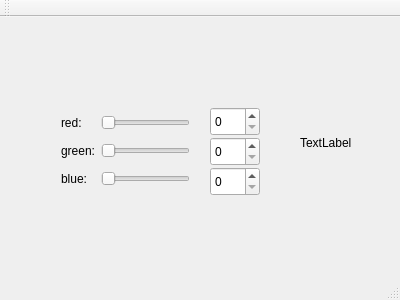
<?xml version="1.0" encoding="UTF-8"?>
<ui version="4.0">
 <class>MainWindow</class>
 <widget class="QMainWindow" name="MainWindow">
  <property name="geometry">
   <rect>
    <x>0</x>
    <y>0</y>
    <width>400</width>
    <height>300</height>
   </rect>
  </property>
  <property name="windowTitle">
   <string>MainWindow</string>
  </property>
  <widget class="QWidget" name="centralWidget">
   <widget class="QWidget" name="gridLayoutWidget">
    <property name="geometry">
     <rect>
      <x>50</x>
      <y>80</y>
      <width>151</width>
      <height>109</height>
     </rect>
    </property>
    <layout class="QGridLayout" name="gridLayout">
     <item row="3" column="0">
      <widget class="QLabel" name="labelBlue">
       <property name="text">
        <string>blue:</string>
       </property>
      </widget>
     </item>
     <item row="1" column="0">
      <widget class="QLabel" name="labelRed">
       <property name="text">
        <string>red:</string>
       </property>
      </widget>
     </item>
     <item row="3" column="1">
      <widget class="QSlider" name="horizontalSliderBlue">
       <property name="orientation">
        <enum>Qt::Horizontal</enum>
       </property>
      </widget>
     </item>
     <item row="2" column="1">
      <widget class="QSlider" name="horizontalSliderGreen">
       <property name="orientation">
        <enum>Qt::Horizontal</enum>
       </property>
      </widget>
     </item>
     <item row="2" column="0">
      <widget class="QLabel" name="labelGreen">
       <property name="text">
        <string>green:</string>
       </property>
      </widget>
     </item>
     <item row="1" column="1">
      <widget class="QSlider" name="horizontalSliderRed">
       <property name="orientation">
        <enum>Qt::Horizontal</enum>
       </property>
      </widget>
     </item>
    </layout>
   </widget>
   <widget class="QLabel" name="colorLabel">
    <property name="geometry">
     <rect>
      <x>300</x>
      <y>100</y>
      <width>62</width>
      <height>51</height>
     </rect>
    </property>
    <property name="text">
     <string>TextLabel</string>
    </property>
   </widget>
   <widget class="QSpinBox" name="spinBoxRed">
    <property name="geometry">
     <rect>
      <x>210</x>
      <y>90</y>
      <width>50</width>
      <height>29</height>
     </rect>
    </property>
   </widget>
   <widget class="QSpinBox" name="spinBoxGreen">
    <property name="geometry">
     <rect>
      <x>210</x>
      <y>120</y>
      <width>50</width>
      <height>29</height>
     </rect>
    </property>
   </widget>
   <widget class="QSpinBox" name="spinBoxBlue">
    <property name="geometry">
     <rect>
      <x>210</x>
      <y>150</y>
      <width>50</width>
      <height>29</height>
     </rect>
    </property>
   </widget>
  </widget>
  <widget class="QMenuBar" name="menuBar">
   <property name="geometry">
    <rect>
     <x>0</x>
     <y>0</y>
     <width>400</width>
     <height>25</height>
    </rect>
   </property>
  </widget>
  <widget class="QToolBar" name="mainToolBar">
   <attribute name="toolBarArea">
    <enum>TopToolBarArea</enum>
   </attribute>
   <attribute name="toolBarBreak">
    <bool>false</bool>
   </attribute>
  </widget>
  <widget class="QStatusBar" name="statusBar"/>
 </widget>
 <layoutdefault spacing="6" margin="11"/>
 <resources/>
 <connections>
  <connection>
   <sender>horizontalSliderRed</sender>
   <signal>valueChanged(int)</signal>
   <receiver>spinBoxRed</receiver>
   <slot>setValue(int)</slot>
   <hints>
    <hint type="sourcelabel">
     <x>183</x>
     <y>139</y>
    </hint>
    <hint type="destinationlabel">
     <x>230</x>
     <y>144</y>
    </hint>
   </hints>
  </connection>
  <connection>
   <sender>horizontalSliderGreen</sender>
   <signal>valueChanged(int)</signal>
   <receiver>spinBoxGreen</receiver>
   <slot>setValue(int)</slot>
   <hints>
    <hint type="sourcelabel">
     <x>187</x>
     <y>175</y>
    </hint>
    <hint type="destinationlabel">
     <x>229</x>
     <y>175</y>
    </hint>
   </hints>
  </connection>
  <connection>
   <sender>horizontalSliderBlue</sender>
   <signal>valueChanged(int)</signal>
   <receiver>spinBoxBlue</receiver>
   <slot>setValue(int)</slot>
   <hints>
    <hint type="sourcelabel">
     <x>164</x>
     <y>208</y>
    </hint>
    <hint type="destinationlabel">
     <x>232</x>
     <y>211</y>
    </hint>
   </hints>
  </connection>
  <connection>
   <sender>spinBoxRed</sender>
   <signal>valueChanged(int)</signal>
   <receiver>horizontalSliderRed</receiver>
   <slot>setValue(int)</slot>
   <hints>
    <hint type="sourcelabel">
     <x>227</x>
     <y>154</y>
    </hint>
    <hint type="destinationlabel">
     <x>171</x>
     <y>144</y>
    </hint>
   </hints>
  </connection>
  <connection>
   <sender>spinBoxGreen</sender>
   <signal>valueChanged(int)</signal>
   <receiver>horizontalSliderGreen</receiver>
   <slot>setValue(int)</slot>
   <hints>
    <hint type="sourcelabel">
     <x>254</x>
     <y>187</y>
    </hint>
    <hint type="destinationlabel">
     <x>168</x>
     <y>178</y>
    </hint>
   </hints>
  </connection>
  <connection>
   <sender>spinBoxBlue</sender>
   <signal>valueChanged(int)</signal>
   <receiver>horizontalSliderBlue</receiver>
   <slot>setValue(int)</slot>
   <hints>
    <hint type="sourcelabel">
     <x>219</x>
     <y>217</y>
    </hint>
    <hint type="destinationlabel">
     <x>177</x>
     <y>211</y>
    </hint>
   </hints>
  </connection>
 </connections>
</ui>
